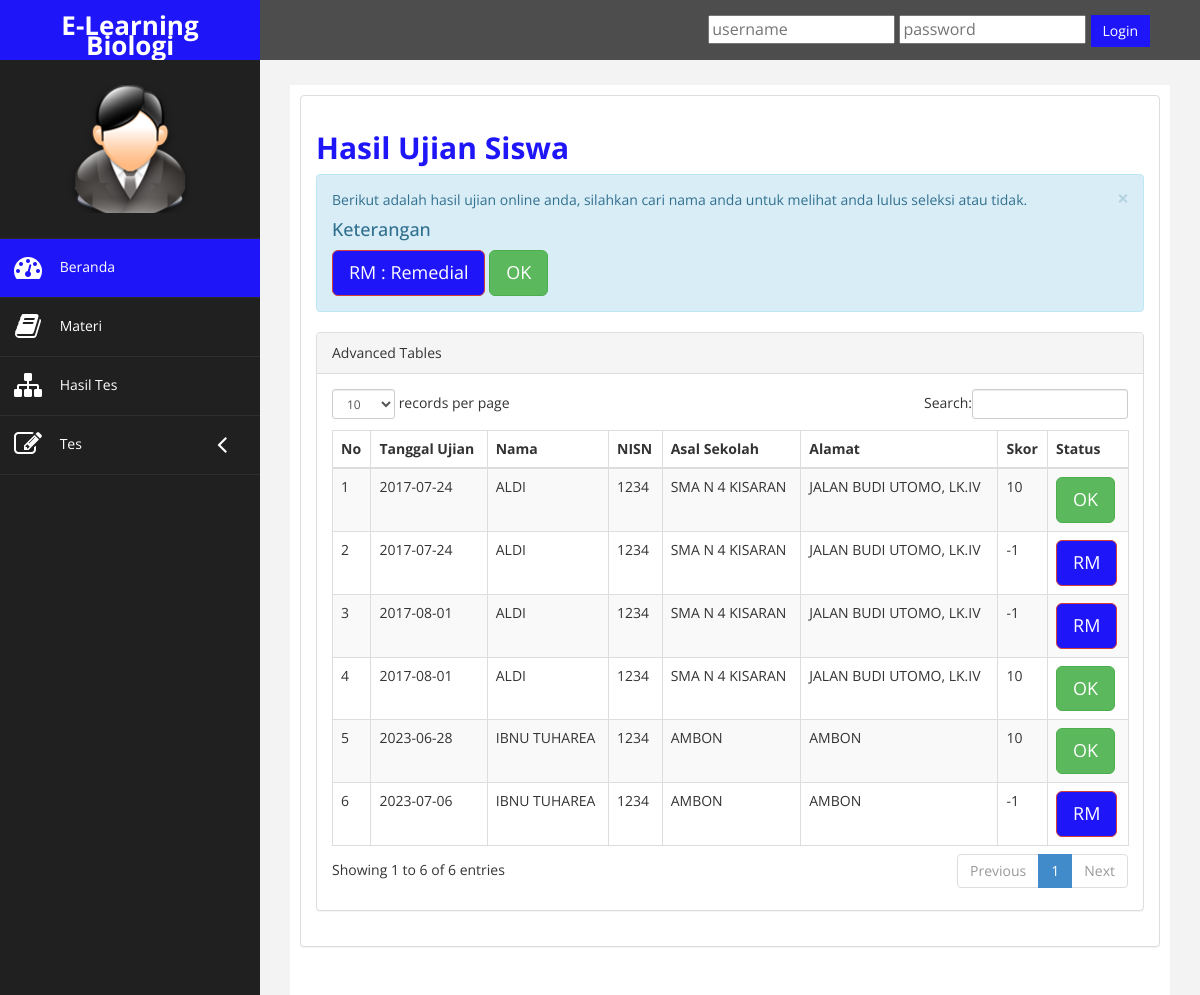
The page /?page=datahasil on the database its author committed.
### tables this page shows
CREATE TABLE `tabel_nilai` (
  `id_nilai` int(4) NOT NULL,
  `id_user` int(4) NOT NULL,
  `id_kategori` int(5) NOT NULL,
  `benar` int(4) NOT NULL,
  `salah` int(4) NOT NULL,
  `kosong` int(4) NOT NULL,
  `point` int(4) NOT NULL,
  `tanggal` date NOT NULL
);

CREATE TABLE `tabel_user` (
  `id_user` int(4) NOT NULL,
  `nama_user` varchar(20) NOT NULL,
  `gambar_user` varchar(50) NOT NULL,
  `username` varchar(20) NOT NULL,
  `password` varchar(50) NOT NULL,
  `nisn` varchar(20) NOT NULL,
  `asalsekolah` varchar(50) NOT NULL,
  `alamat` varchar(50) NOT NULL
);

### datahasil.php (the view, shortened to what this page needs)
<h2><strong>Hasil Ujian Siswa</strong></h2>
<div class="alert alert-info alert-dismissable">
	<button type="button" class="close" data-dismiss="alert" aria-hidden="true">×</button>
	Berikut adalah hasil ujian online anda, silahkan cari nama anda untuk melihat anda lulus seleksi atau tidak.
	<h4>Keterangan</h4>
	<a href="#" class="btn btn-danger btn-lg">RM : Remedial</a>
	<a href="#" class="btn btn-success btn-lg">OK</a>
</div>
<div class="panel panel-default">
	<div class="panel-heading">Advanced Tables</div>
	<div class="panel-body">
		<div class="table-responsive">
			<table class="table table-striped table-bordered table-hover" id="dataTables-example">
				<thead>
					<tr>
						<th>No</th>
						<th>Tanggal Ujian</th>
						<th>Nama</th>
						<th>NISN</th>
						<th>Asal Sekolah</th>
						<th>Alamat</th>
						<th>Skor</th>
						<th>Status</th>
					</tr>
				</thead>
				<tbody>
					<?php
						include "koneksi.php";
						$tampil = mysqli_query($koneksi, "SELECT * FROM `tabel_nilai`, `tabel_user` where `tabel_nilai`.`id_user` = `tabel_user`.`id_user`");
						$no = 1;
						while ($k = mysqli_fetch_array($tampil)) {
							$tanggal = strtoupper($k['tanggal']);
							$nama_user = strtoupper($k['nama_user']);
							$nisn = strtoupper($k['nisn']);
							$asalsekolah = strtoupper($k['asalsekolah']);
							$alamat = strtoupper($k['alamat']);
							$point = strtoupper($k['point']);
							echo "<tr class=gradeX>";
							echo "<td>$no</td>";
							echo "<td>$tanggal</td>";
							echo "<td>$nama_user</td>";
							echo "<td>$nisn</td>";
							echo "<td>$asalsekolah</td>";
							echo "<td>$alamat</td>";
							echo "<td>$point</td>";
						?>
							<td>
								<?php if ($k['point'] > 5) : ?>
									<span class='btn btn-success btn-lg'>OK</span>
								<?php else : ?>
									<span class='btn btn-danger btn-lg'>RM</span>
								<?php endif ?>
							</td>
						<?php
							echo "</tr>";
							$no++;
						}
						?>
				</tbody>
			</table>
		</div>
	</div>
</div>

### index.php (shortened to what this page needs)
<!DOCTYPE html>
<html xmlns="http://www.w3.org/1999/xhtml">
<head>
    <link href="assets/css/bootstrap.css" rel="stylesheet" />
    <link href="assets/css/font-awesome.css" rel="stylesheet" />
    <link href="assets/css/custom.css" rel="stylesheet" />
    <link href="assets/js/dataTables/dataTables.bootstrap.css" rel="stylesheet" />
</head>
<body>
    <div id="wrapper">
        <nav class="navbar navbar-default navbar-cls-top " role="navigation" style="margin-bottom: 0">
            <div class="navbar-header">
                <a class="navbar-brand" href="index.php">
                    <?php
                        if (isset($_SESSION['id_user'])) {
                            echo ucwords($_SESSION['username']);
                        } else {
                            echo "E-Learning Biologi";
                        }
                    ?>
                </a>
            </div>
            <div style="color: black; padding: 15px 50px 5px 50px; float: right; font-size: 16px;">
                <?php
                    if (!isset($_SESSION['id_user'])) {
                ?>
                    <form class="form-group input-group input-group-lg" action="?page=login" method="post" style="margin-bottom: 0;">
                        <div class="form-group" style="margin-bottom: 0;">
                            <input type="text" placeholder="username" name="username" />
                            <input type="password" placeholder="password" name="password" />
                            <input type="submit" name="login" class="btn btn-danger square-btn-adjust" value="Login" />
                        </div>
                    </form>
                <?php
                    }
                ?>
            </div>
        </nav>
        <nav class="navbar-default navbar-side" role="navigation">
            <div class="sidebar-collapse">
                <ul class="nav" id="main-menu">
                    <li class="text-center">
                        <?php if (isset($_SESSION['id_user'])) : ?>
                            <img src="<?= $_SESSION['gambar_user'] ?>" class="user-image img-responsive" />
                        <?php else : ?>
                            <img src="assets/img/find_user.png" class="user-image img-responsive" />
                        <?php endif ?>
                    </li>
                    <?php include "menu.php"; ?>
                </ul>
            </div>
        </nav>
        <div id="page-wrapper">
            <div id="page-inner">
                <div class="row">
                    <div class="col-md-12">
                        <div class="panel panel-default">
                            <div class="panel-body">
                                <?php
                                    if (isset($_GET['page'])) {
                                        $page = htmlentities($_GET['page']);
                                    } else {
                                        $page = "welcome";
                                    }
                                    $file   = "$page.php";
                                    $cek    = strlen($page);
                                    if ($cek > 10 || !file_exists($file) || empty($page)) {
                                        include("welcome.php");
                                    } else {
                                        include($file);
                                    }
                                ?>
                            </div>
                        </div>
                    </div>
                </div>
            </div>
        </div>
    </div>
</body>
</html>

### menu.php (shortened to what this page needs)
<li>
	<a class="active-menu" href="index.php">
		<i class="fa fa-dashboard fa-2x fa-fw"></i>
		Beranda
	</a>
</li>
<li>
	<a href="?page=materi">
		<i class="fa fa-book fa-2x fa-fw"></i>
		Materi
	</a>
</li>
<li>
	<a href="?page=datahasil">
		<i class="fa fa-sitemap fa-2x fa-fw"></i>
		Hasil Tes
	</a>
</li>
<li>
	<a href="#">
		<i class="fa fa-edit fa-2x fa-fw"></i>
		Tes
		<i class="fa arrow fa-2x fa-fw"></i>
	</a>
</li>

### assets/css/custom.css (style rules this page uses)
body { font-family: 'Open Sans', sans-serif; }
i { vertical-align: middle; }
#wrapper { width: 100%; background:#202020; }
#page-wrapper { padding: 15px 15px; min-height: 600px; background:#F3F3F3; }
#page-inner { width:100%; margin:10px 20px 10px 0px; background-color:#fff!important; padding:10px; min-height:1200px; }
.text-center { text-align:center; }
h2 { color: #1f15f9; }
h4 { padding-top:10px; }
.square-btn-adjust { border: 0px solid transparent; -webkit-border-radius: 0px; -moz-border-radius: 0px; border-radius: 0px; }
.user-image { margin: 25px auto; -webkit-border-radius: 10px; -moz-border-radius: 10px; border-radius: 10px; max-height:170px; max-width:170px; }
.navbar-cls-top .navbar-brand { color: #fff; background: #1f15f9; width: 260px; text-align: center; height: 60px; font-size: 26px; font-weight: 700; }
.active-menu { background-color:#1f15f9!important; }
.arrow { float: right; }
.fa.arrow:before { content: "\f104"; }
.sidebar-collapse , .sidebar-collapse .nav { background:none; }
.sidebar-collapse .nav { padding:0; }
.sidebar-collapse .nav > li > a { color:#fff; background:#202020; text-shadow:none; }
.sidebar-collapse > .nav > li > a { padding:15px 10px; }
.sidebar-collapse > .nav > li { border-bottom: 1px solid rgba(107, 108, 109, 0.19); }
.navbar-side { border:none; background-color: #202020; }
.navbar-cls-top { background:#4D4D4D; border-bottom:none; }
.navbar-default { border:0px solid black; }
.navbar-header { background: #A70303; }
.nav > li > a > i { margin-right:10px; }
@media (min-width:768px) { #page-wrapper { margin: 0 0 0 260px; padding: 15px 30px; min-height: 1200px; } }
@media (min-width:768px) { .navbar-side { z-index: 1; position: absolute; width: 260px; } }
@media (min-width:768px) { .navbar { border-radius: 0px; } }

### rows shown on the page
tabel_nilai: tanggal "2017-07-24", id_user.nama_user "ALDI", id_user.nisn "1234", id_user.asalsekolah "SMA N 4 KISARAN", id_user.alamat "JALAN BUDI UTOMO, LK.IV", point "10", shows "OK"
tabel_nilai: tanggal "2017-07-24", id_user.nama_user "ALDI", id_user.nisn "1234", id_user.asalsekolah "SMA N 4 KISARAN", id_user.alamat "JALAN BUDI UTOMO, LK.IV", point "-1", shows "RM"
tabel_nilai: tanggal "2017-08-01", id_user.nama_user "ALDI", id_user.nisn "1234", id_user.asalsekolah "SMA N 4 KISARAN", id_user.alamat "JALAN BUDI UTOMO, LK.IV", point "-1", shows "RM"
tabel_nilai: tanggal "2017-08-01", id_user.nama_user "ALDI", id_user.nisn "1234", id_user.asalsekolah "SMA N 4 KISARAN", id_user.alamat "JALAN BUDI UTOMO, LK.IV", point "10", shows "OK"
tabel_nilai: tanggal "2023-06-28", id_user.nama_user "IBNU TUHAREA", id_user.nisn "1234", id_user.asalsekolah "AMBON", id_user.alamat "AMBON", point "10", shows "OK"
tabel_nilai: tanggal "2023-07-06", id_user.nama_user "IBNU TUHAREA", id_user.nisn "1234", id_user.asalsekolah "AMBON", id_user.alamat "AMBON", point "-1", shows "RM"
